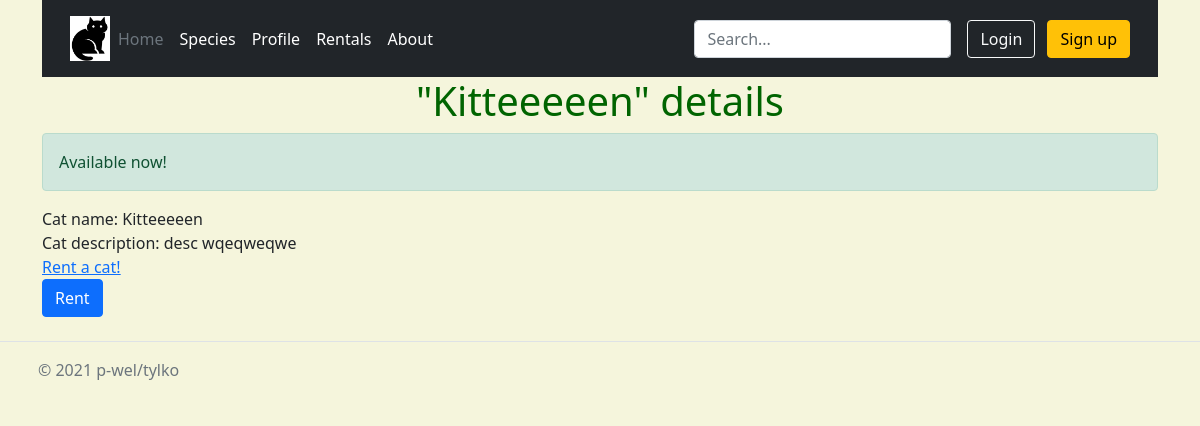
/cat/1/, run on an earlier commit of the app's database.
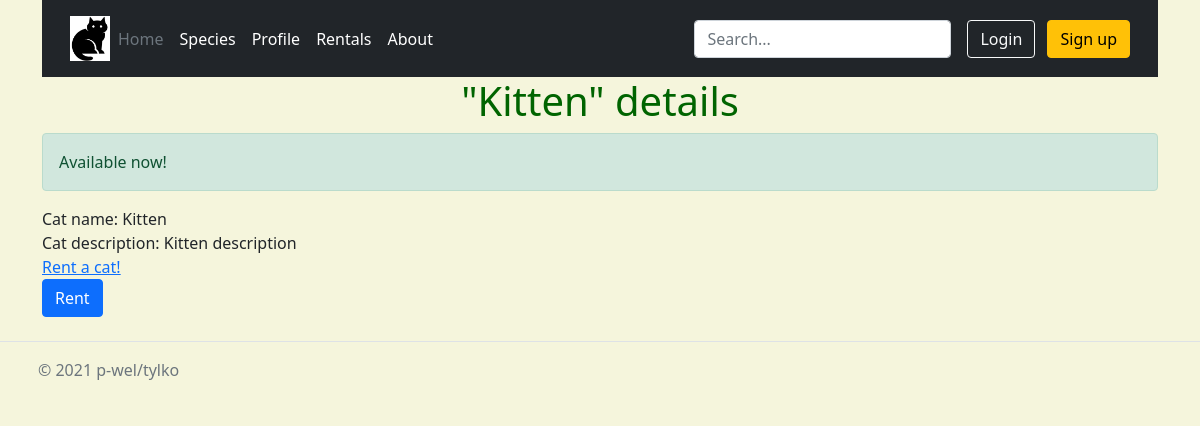
And on a later commit of the database.
### cats/models.py (models this page shows, shortened)
class TimeStamped(models.Model, CheckAddDateMixin):
    created = models.DateTimeField(auto_now_add=True)
    modified = models.DateTimeField(auto_now=True)
    class Meta:
        abstract = True

class Cat(TimeStamped):
    name = models.CharField(max_length=50)
    breed = models.ForeignKey('cats.Breed', on_delete=models.CASCADE)
    """
    <Species: Breeds>
    - House cat: American Curl, Sphinx, Ragamuffin, Siberian Cat, Persian Cat
    - Farm cat: Sheep's Cat, Barn Cat
    - Feral cat: Bengal Tiger, Lion, Cheetah, Jaguar, Leopard
    """
    description = models.TextField(default=None, blank=True)
    available = models.BooleanField(default=True)
    creation_date = models.DateTimeField(auto_now_add=True)
    modification_date = models.DateTimeField(auto_now=True)
    user = models.ManyToManyField("auth.User", blank=True)

### cats/views.py (the view)
# urls.py: path('cat/<int:cat_id>/', cat_details, name="details"),
def cat_details(request, cat_id):
    cat = Cat.objects.get(pk=cat_id)
    form = CatRentalForm()
    form.helper.form_action = reverse("cats:rentals", args=[cat_id])
    context = {"cat": cat, "form": form}
    return render(request, 'cats/details.html', context)

### cats/forms.py
class CatRentalForm(forms.Form):
    def __init__(self, *args, **kwargs):
        super().__init__(*args, **kwargs)
        self.helper = FormHelper()
        self.helper.add_input(Submit('rent', 'Rent'))

### cats/templates/cats/details.html (shortened to what this page needs)
{% extends 'base.html' %}
{% load crispy_forms_tags %}
{% block content %}
    <h1>"{{ cat.name }}" details</h1>
    <div>
        {% if cat.available %}
            <div class="alert alert-success" role="alert">Available now!</div>
        {% else %}
            <div class="alert alert-danger" role="alert">Rented</div>
        {% endif %}
    </div>
    <div>Cat name: {{ cat.name }}</div>
    <div>Cat description: {{ cat.description }}</div>
    <div><a href="{% url 'cats:rental_dates' cat.id %}">Rent a cat!</a></div>
    {% if cat.available %}
        {% crispy form %}
    {% endif %}
{% endblock %}

What changed in the data, as far as the page shows it:
changed Cat: name "Kitteeeeen" → "Kitten"; description "desc wqeqweqwe" → "Kitten description"
